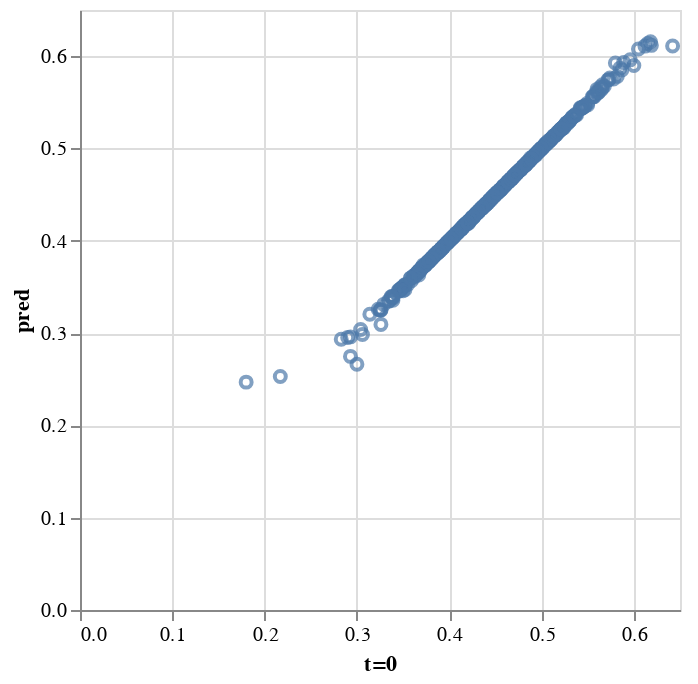

The code cell stored with this chart in its notebook:
### Code cell
# post hoc (but OOB) comparison of end-of-season predictions
alt.Chart(data.with_columns(pred=rf.oob_prediction_)).mark_point().encode(
    alt.X("t=0"), alt.Y("pred")
)

### Figure 1 — Vega-Lite specification as saved in the notebook (floating-point values rounded to 4 significant figures; data arrays with more than 128 entries replaced by an {"elided": "..."} marker saying what was removed)
{"config": {"view": {"continuousWidth": 300, "continuousHeight": 300}}, "data": {"name": "data-a9ee28bf06f27e2412136ddf5dbaa329"}, "mark": {"type": "point"}, "encoding": {"x": {"field": "t=0", "type": "quantitative"}, "y": {"field": "pred", "type": "quantitative"}}, "$schema": "https://vega.github.io/schema/vega-lite/v5.20.1.json", "datasets": {"data-a9ee28bf06f27e2412136ddf5dbaa329": {"elided": "599 records"}}}
